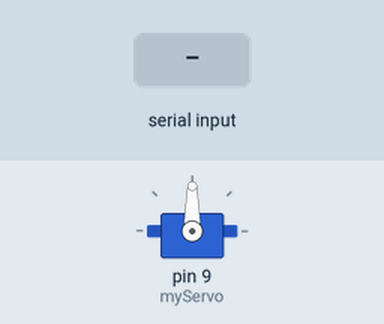
Simulated run of this sketch. Board: Arduino Uno, built with avr-gcc and run on an emulated ATmega328P. On the bench: servo. The test bench sets the inputs (shaded band). What the sketch prints to the serial monitor is not drawn.

Above: at 1.2 s.
1.3 s: "1" received over Serial
At 1.6 s:
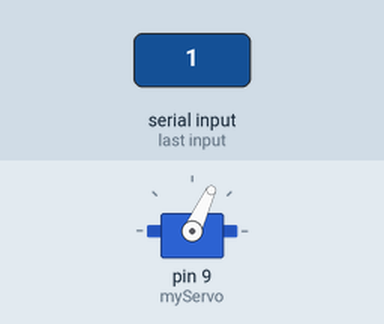
2.8 s: "0" received over Serial
At 3.9 s:
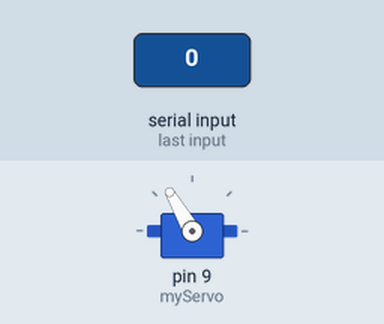
Timing chart, 0 to 5.8 s (numbered marks = the images above; inputs shaded):
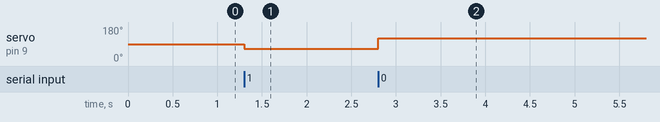

Measured:
- after the input at 1.3 s, servo on pin 9 (myServo): 90° → 65° at once
- after the input at 2.8 s, servo on pin 9 (myServo): 65° → 120° at once

The sketch:

code_arduino.ino
```cpp
#include <Servo.h>  // Thêm thư viện Servo

Servo myServo;  // Tạo đối tượng Servo
void setup() {
  // Khởi tạo giao tiếp nối tiếp với tốc độ 9600 bps
  Serial.begin(9600);  // Cấu hình tốc độ truyền dữ liệu (9600 bps)

  // Kết nối servo với chân PWM 9
  myServo.attach(9);

  // Quay servo về vị trí 120 độ ban đầu

  // In thông báo khi servo ở 120 độ
}

void loop() {

  // Kiểm tra xem có dữ liệu gửi từ máy tính không
  if (Serial.available() > 0) {
    int value = Serial.read();  // Đọc giá trị nhận được từ máy tính

    // Kiểm tra giá trị nhận được và điều khiển servo
    if (value == '1') {
      myServo.write(65);  // Quay servo đến góc 65 độ
      Serial.println("Servo quay đến 65 độ");  // In ra thông báo
    } else if (value == '0') {
      myServo.write(120);  // Quay servo đến góc 120 độ
      Serial.println("Servo quay đến 120 độ");  // In ra thông báo
    } else {
      Serial.println("Giá trị không hợp lệ, vui lòng gửi '0' hoặc '1'");
    }
  }
}
```
